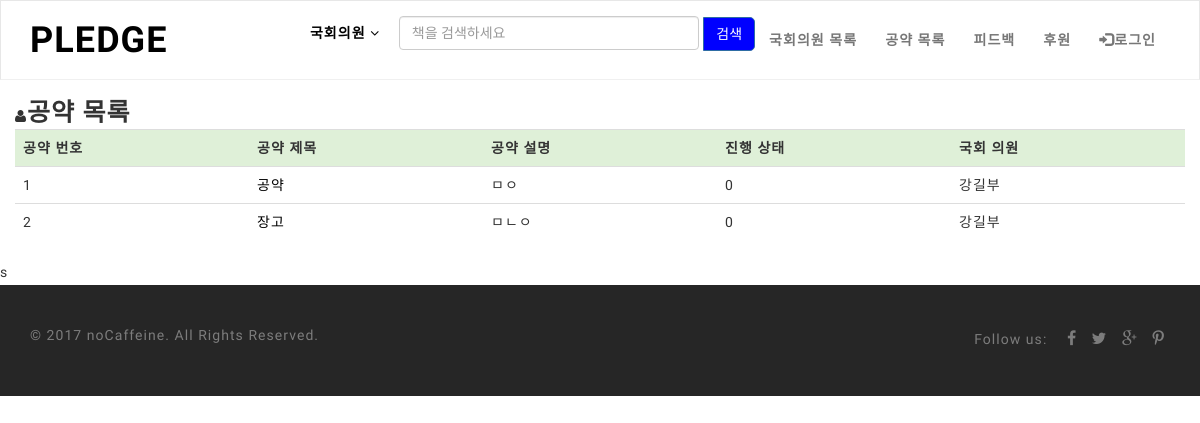
/pledge/, run on an earlier commit of the app's database.
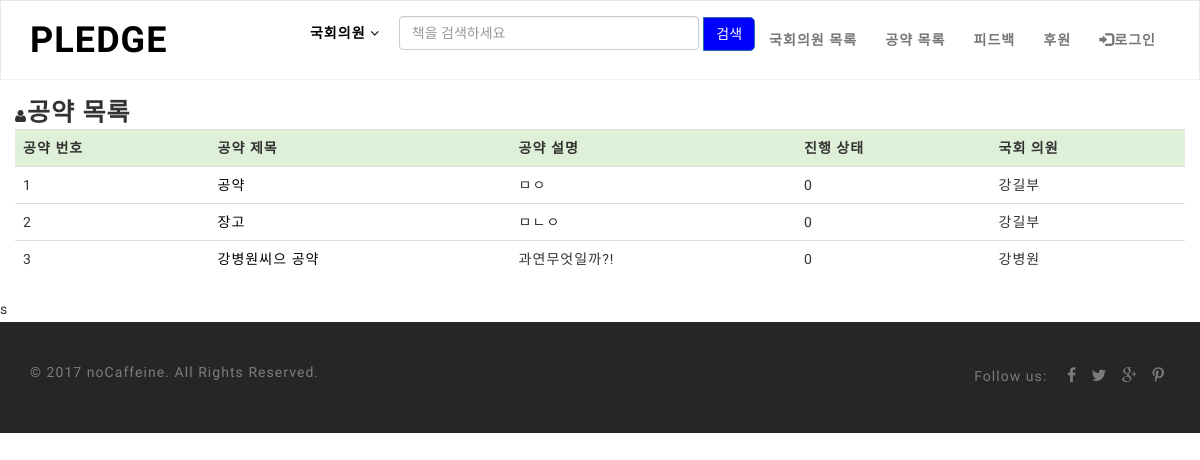
And on a later commit of the database.
### pledge/models.py (models this page shows, shortened)
class Pledge(models.Model):
    congressman = models.ForeignKey(CongressMan) # 국회의원 모델과 1toN 관계 설정
    title = models.CharField(max_length=32) # 공약 이름
    status = models.IntegerField(default=0) # 공약 상태
    like_dislike = models.ManyToManyField(settings.AUTH_USER_MODEL, through='LikeOrDislike') # 좋아요/싫어요 모델 LikeOrDisLike 모델을 통해 User와 N:M 관계 설정
    description = models.TextField(max_length=1024) # 공약에 대한 추가 설명
    created_at = models.DateTimeField(auto_now_add=True) # 공약 날짜

class CongressMan(models.Model):
    name = models.CharField(max_length=32) #국회의원 이름
    profile_image_path = models.CharField(max_length=512, null=True, blank=True) # 프로필 사진 저장 경로
    description = models.TextField(max_length=512, null=True, blank=True) # 추가 정보
    party = models.CharField(max_length=32, null=True, blank=True) # 정당
    constituency = models.CharField(max_length=32, null=True, blank=True) # 선거구
    email = models.CharField(max_length=64, null=True, blank=True) # 이메일 주소
    updated_at = models.DateTimeField(auto_now=True, null=True, blank=True) # 업데이트 날짜
    class Meta():
        ordering =['id']
    def __str__(self):
        return self.name

### pledge/views.py (the view)
# urls.py: url(r'^pledge/$', views.pledge_list, name='pledge_list'),
def pledge_list(request):
    pledge_list = Pledge.objects.all()
    context = {}
    context['pledge_list'] = pledge_list
    return render(request, 'pledge/pledge_list.html', context)

### pledge/templates/pledge/pledge_list.html
{% extends "pledge/layout.html" %}
{% block content %}
<div class="col-xs-12" style="margin-top: 20px;">
<span class="secicon fa fa-user"><strong style="font-size: 25px;">공약 목록</strong></span>
                <table class="table-responsive">
                    <table class="table">
                        <tr class="success">
                            <td><strong>공약 번호</strong></td>
                            <td><strong>공약 제목</strong></td>
                            <td><strong>공약 설명</strong></td>
                            <td><strong>진행 상태</strong></td>
                            <td><strong>국회 의원</strong></td>
                        </tr>
                        {% for pledge in pledge_list %}
                        <tr>
                            <td>{{pledge.pk}}</td>
                            <td><a href="{% url 'pledge:pledge_detail' pledge.id %}">{{ pledge.title }}</a></td>
                            <td>{{pledge.description|truncatechars:10}}</td>
                            <td>
                            {{pledge.status}}</td>
                            <td>
                            {{pledge.congressman}}</td>
                        </tr>
                        {% endfor%}
                        </table>
                        </table>
</div>
s
{% endblock %}

### pledge/templates/pledge/layout.html (shortened to what this page needs)
<!DOCTYPE html>
{% load staticfiles %}
<head>
    <link rel="stylesheet" href="{% static 'pledge/css/bootstrap.min.css' %}" />
    <link rel="stylesheet" href="{% static 'pledge/css/style.css' %}" />
    <link rel="stylesheet" href="{% static 'pledge/css/owl.carousel.css' %}" />
    <link rel="stylesheet" href="{% static 'pledge/css/magnific-popup.css' %}" />
    <link rel="stylesheet" href="{% static 'pledge/css/font-awesome.css' %}" />
    <link rel="stylesheet" href="{% static 'pledge/css/responsive.css' %}" />
    <link rel="stylesheet" href="{% static 'pledge/css/main.css' %}" />
</head>
<body>
    <header id="header">
        <nav class="navbar st-navbar navbar-default">
            <div class="container">
                <h1 style="float:left"><a href="{% url 'pledge:index' %}">PLEDGE</a></h1>
                <div class="collapse navbar-collapse" id="st-navbar-collapse">
                    <ul class="nav navbar-nav navbar-right">
                        <li>
                        <div id="search">
                        <form id="form1" method="GET" action="/search">
                        <div class="dropdown category-dropdown">
                            <a data-toggle="dropdown" href="#"><span class="change-text">국회의원</span> <i class="fa fa-angle-down"></i></a>
                        </div>
                        <input type="text" class="form-control search_web"  placeholder="책을 검색하세요" name='q' value="{{ q }}" style="width:300px;">
                        <button type="submit" class="btn btn-primary" value="검색">검색</button>
                        </form>
                    </div>
                        </li>
                        <li><a href="{% url 'pledge:congressman_list' %}">국회의원 목록</a></li>
                        <li><a href="{% url 'pledge:pledge_list' %}">공약 목록</a></li>
                        <li><a href="#pricing">피드백</a></li>
                        <li><a href="#our-team">후원</a></li>
                        {% if not user.is_authenticated %}
                            <li><a href="{% url 'accounts:login' %}?next={{ request.path }}">
                                <span class="glyphicon glyphicon-log-in"></span>로그인</a></li>
                        {% else %}
                            <li><a href="{% url 'accounts:logout' %}">
                                <span class="glyphicon glyphicon-log-in"></span>로그아웃</a></li>
                        {% endif %}
                    </ul>
                </div>
            </div>
        </nav>
    </header>
    {% block content %}
    {% endblock %}
    <footer id="footer" >
        <div class="container">
            <div class="row">
                <div class="col-sm-6 col-sm-push-6 footer-social-icons">
                    <span>Follow us:</span>
                    <a href=""><i class="fa fa-facebook"></i></a>
                    <a href=""><i class="fa fa-twitter"></i></a>
                    <a href=""><i class="fa fa-google-plus"></i></a>
                    <a href=""><i class="fa fa-pinterest-p"></i></a>
                </div>
                <div class="col-sm-6 col-sm-pull-6 copyright">
                    <p>&copy; 2017 <a href="">noCaffeine</a>. All Rights Reserved.</p>
                </div>
            </div>
        </div>
    </footer>
</body>
</html>

### pledge/static/pledge/css/style.css (style rules this page uses)
html, body { height: 100%; }
body { font-family: "Raleway", Helvetica, Arial, sans-serif; font-size: 14px; font-weight: 200; line-height: 1.7857; letter-spacing: 0.075em; color: #333333; background-color: #fff; }
a { color: #000; -webkit-transition: all 0.2s ease-in-out; -moz-transition: all 0.2s ease-in-out; -ms-transition: all 0.2s ease-in-out; -o-transition: all 0.2s ease-in-out; transition: all 0.2s ease-in-out; }
a, a:hover, a:active, a:focus, button:focus { outline: 0; border: 0; text-decoration: none; }
p { line-height: 1.5; }
h1, h2, h3, h4, h5, h6 { font-family: 'Raleway', sans-serif; font-weight: 700; text-transform: uppercase; }
input, textarea { outline: none; }
#header .navbar { min-height: 80px; margin-bottom: 0; border-radius: 0; }
.st-navbar { background-color: #fff; border-bottom: 1px solid #f0f0f0; }
.st-navbar ul { margin-top: 15px; }
.st-navbar ul li a { text-transform: uppercase; font-weight: 600; padding: 0; margin: 14px; }
#footer { background-color: #262626; padding-top: 40px; padding-bottom: 40px; color: rgba(255, 255, 255, 0.4); }
#footer a { color: rgba(255, 255, 255, 0.4); }
.footer-social-icons { text-align: right; }
.footer-social-icons a { margin: 0 5px; font-size: 16px; }
.footer-social-icons span { margin-right: 10px; }

### pledge/static/pledge/css/main.css (style rules this page uses)
#search { max-width:600px; border-radius: 5px; text-align: left; }
.dropdown { display:inline-block; }
.category-dropdown { display:inline-block; }
.form-control { display:inline-block; }
#search button.btn.btn-primary { right:-10px; background-color: blue; border-radius: 0 5px 5px 0; height:100%; }

What changed in the data, as far as the page shows it:
added Pledge: pk "3", title "강병원씨으 공약", description "과연무엇일까?!", status "0", congressman "강병원"
